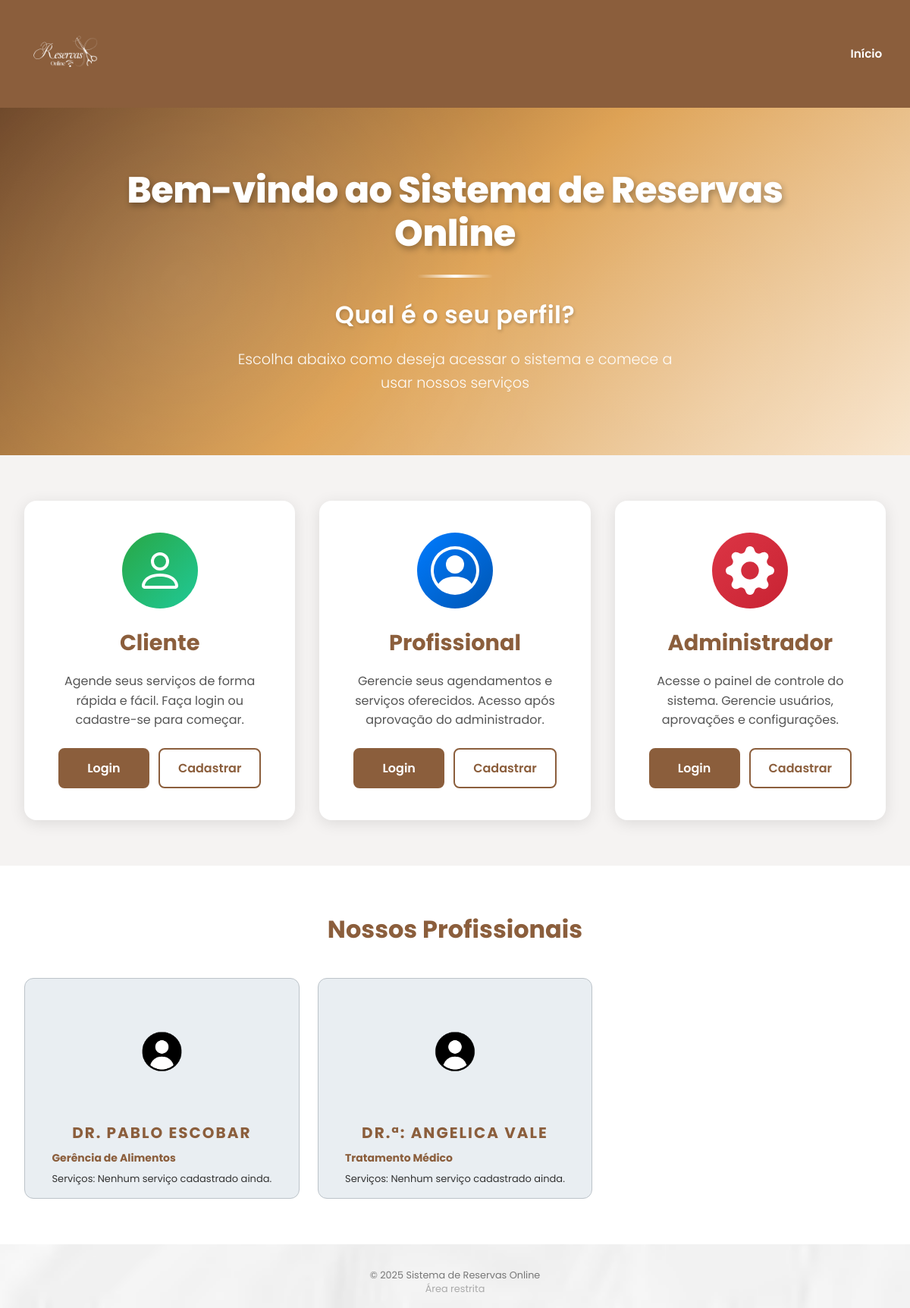
Before: / with the older database file.
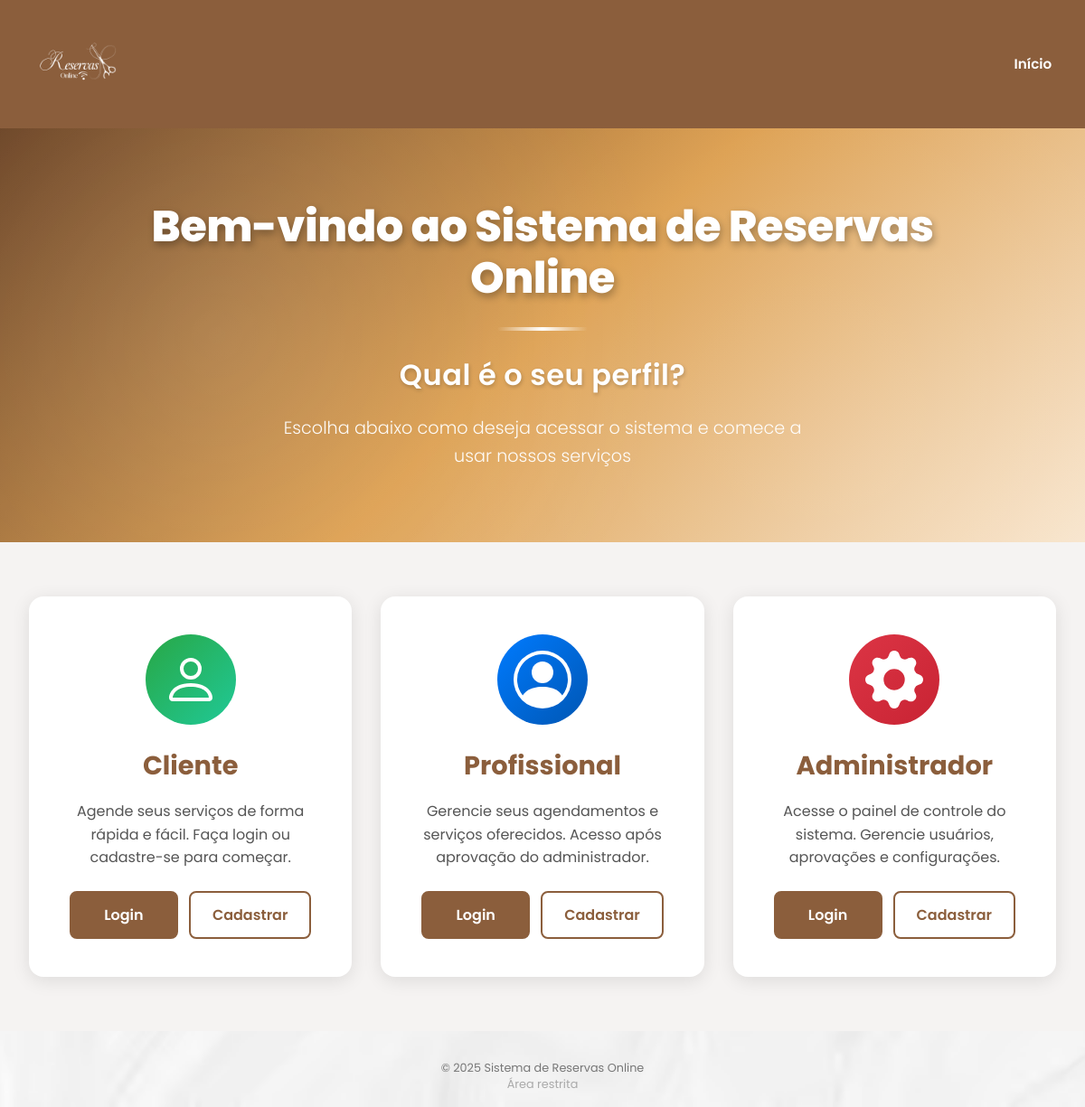
After: the same page with the newer database file.
### models.py (models this page shows)
class Profissional(db.Model):
    __tablename__ = 'tb_profissionais'
    id = db.Column('pro_id', db.Integer, primary_key=True)
    user_id = db.Column(
        'pro_usu_id',
        db.Integer,
        db.ForeignKey('tb_usuarios.usu_id'),
        unique=True
    )
    contato = db.Column('pro_contato', db.String(200))
    especialidades = db.Column('pro_especialidades', db.String(500))
    foto_perfil = db.Column('pro_foto_perfil', db.String(100))
    status = db.Column(
        'pro_status',
        db.Enum('pendente', 'aprovado', 'reprovado', name='status_prof_enum'),
        nullable=False,
        default='pendente'
    )
    user = db.relationship('User', back_populates='profissional')
    servicos = db.relationship(
        'Servico',
        back_populates='profissional',
        cascade='all, delete-orphan'
    )
    agendamentos = db.relationship(
        'Agendamento',
        back_populates='profissional',
        cascade='all, delete-orphan'
    )

class User(db.Model):
    __tablename__ = 'tb_usuarios'
    id = db.Column('usu_id', db.Integer, primary_key=True)
    nome = db.Column('usu_nome', db.String(200), nullable=False)
    email = db.Column('usu_email', db.String(200), unique=True, nullable=False)
    senha_hash = db.Column('usu_senha', db.String(200), nullable=False)
    perfil = db.Column(
        'usu_tipo',
        db.Enum('cliente', 'profissional', 'admin', name='perfil_enum'),
        nullable=False,
        default='cliente'
    )
    is_ativo = db.Column('usu_ativo', db.Boolean, nullable=False, default=True)
    cliente = db.relationship(
        'Cliente',
        uselist=False,
        back_populates='user',
        cascade='all, delete-orphan'
    )
    profissional = db.relationship(
        'Profissional',
        uselist=False,
        back_populates='user',
        cascade='all, delete-orphan'
    )
    administrador = db.relationship(
        'Administrador',
        uselist=False,
        back_populates='user',
        cascade='all, delete-orphan'
    )
    notificacoes = db.relationship(
        'Notificacao',
        back_populates='user',
        cascade='all, delete-orphan'
    )

### app.py (the view)
@app.route('/')
def index():
    user = current_user()
    profissionais_aprovados = Profissional.query.filter_by(status='aprovado').all()
    return render_template('index.html', user=user, profissionais=profissionais_aprovados)

### app.py (called while the page is built)
def current_user():
    uid = session.get('user_id')
    if not uid:
        return None
    return User.query.get(uid)

### templates/index.html (shortened to what this page needs)
{% extends "base.html" %}
{% block content %}
  <link rel="stylesheet" href="{{ url_for('static', filename='css/index.css') }}">
  <section class="welcome-section">
    <div class="welcome-background"></div>
    <div class="welcome-container">
      <h1 class="welcome-title">Bem-vindo ao Sistema de Reservas Online</h1>
      <div class="welcome-divider"></div>
      <p class="welcome-subtitle">Qual é o seu perfil?</p>
      <p class="welcome-description">Escolha abaixo como deseja acessar o sistema e comece a usar nossos serviços</p>
    </div>
  </section>
  <section class="profiles-section">
    <div class="profiles-container">
      <div class="profile-card">
        <div class="profile-icon cliente-icon">
        </div>
        <h2 class="profile-title">Cliente</h2>
        <p class="profile-description">Agende seus serviços de forma rápida e fácil. Faça login ou cadastre-se para começar.</p>
        <div class="profile-actions">
          <a href="{{ url_for('login') }}" class="btn-profile btn-login">Login</a>
          <a href="{{ url_for('register_cliente') }}" class="btn-profile btn-register">Cadastrar</a>
        </div>
      </div>
      <div class="profile-card">
        <div class="profile-icon profissional-icon">
          <svg xmlns="http://www.w3.org/2000/svg" width="64" height="64" fill="currentColor" viewBox="0 0 16 16">
            <path d="M11 6a3 3 0 1 1-6 0 3 3 0 0 1 6 0z"/>
            <path fill-rule="evenodd" d="M0 8a8 8 0 1 1 16 0A8 8 0 0 1 0 8zm8-7a7 7 0 0 0-5.468 11.37C3.242 11.226 4.805 10 8 10s4.757 1.225 5.468 2.37A7 7 0 0 0 8 1z"/>
          </svg>
        </div>
        <h2 class="profile-title">Profissional</h2>
        <p class="profile-description">Gerencie seus agendamentos e serviços oferecidos. Acesso após aprovação do administrador.</p>
        <div class="profile-actions">
          <a href="{{ url_for('login') }}" class="btn-profile btn-login">Login</a>
          <a href="{{ url_for('register_profissional') }}" class="btn-profile btn-register">Cadastrar</a>
        </div>
      </div>
      <div class="profile-card">
        <div class="profile-icon admin-icon">
        </div>
        <h2 class="profile-title">Administrador</h2>
        <p class="profile-description">Acesse o painel de controle do sistema. Gerencie usuários, aprovações e configurações.</p>
        <div class="profile-actions">
          <a href="{{ url_for('login') }}" class="btn-profile btn-login">Login</a>
          <a href="{{ url_for('register_admin') }}" class="btn-profile btn-register">Cadastrar</a>
        </div>
      </div>
    </div>
  </section>
  {% if profissionais %}
  <section class="profissionais-section">
    <div class="profissionais-container">
      <h2 class="section-title">Nossos Profissionais</h2>
      <div class="cards-grid">
        {% for prof in profissionais %}
          <article class="card-medico">
            <div class="card-foto">
              <img src="{{ url_for('static', filename='imgs/perfil.png') }}" alt="Perfil" style="width: 5000px; height: 5000px; border-radius: 10px; ">
            </div>
            <div class="card-conteudo">
              <h2>{{ prof.user.nome|upper }}</h2>
              <h3>{{ prof.especialidades }}</h3>
              <p>
                Serviços:
                {% if prof.servicos %}
                  {{ prof.servicos|map(attribute='nome')|join(', ') }}
                {% else %}
                  Nenhum serviço cadastrado ainda.
                {% endif %}
              </p>
            </div>
          </article>
        {% endfor %}
      </div>
    </div>
  </section>
  {% endif %}
  <div class="landing-footer">
    <p>© 2025 Sistema de Reservas Online</p>
    <p>
      <a href="{{ url_for('login_restrito') }}">Área restrita</a>
    </p>
  </div>
{% endblock %}

Changed rows visible on the page:
removed Profissional: user.nome "DR. PABLO ESCOBAR", especialidades "Gerência de Alimentos"
removed Profissional: user.nome "DR.ª: ANGELICA VALE", especialidades "Tratamento Médico"
Other visible differences:
text no longer shown: "Nossos Profissionais"
